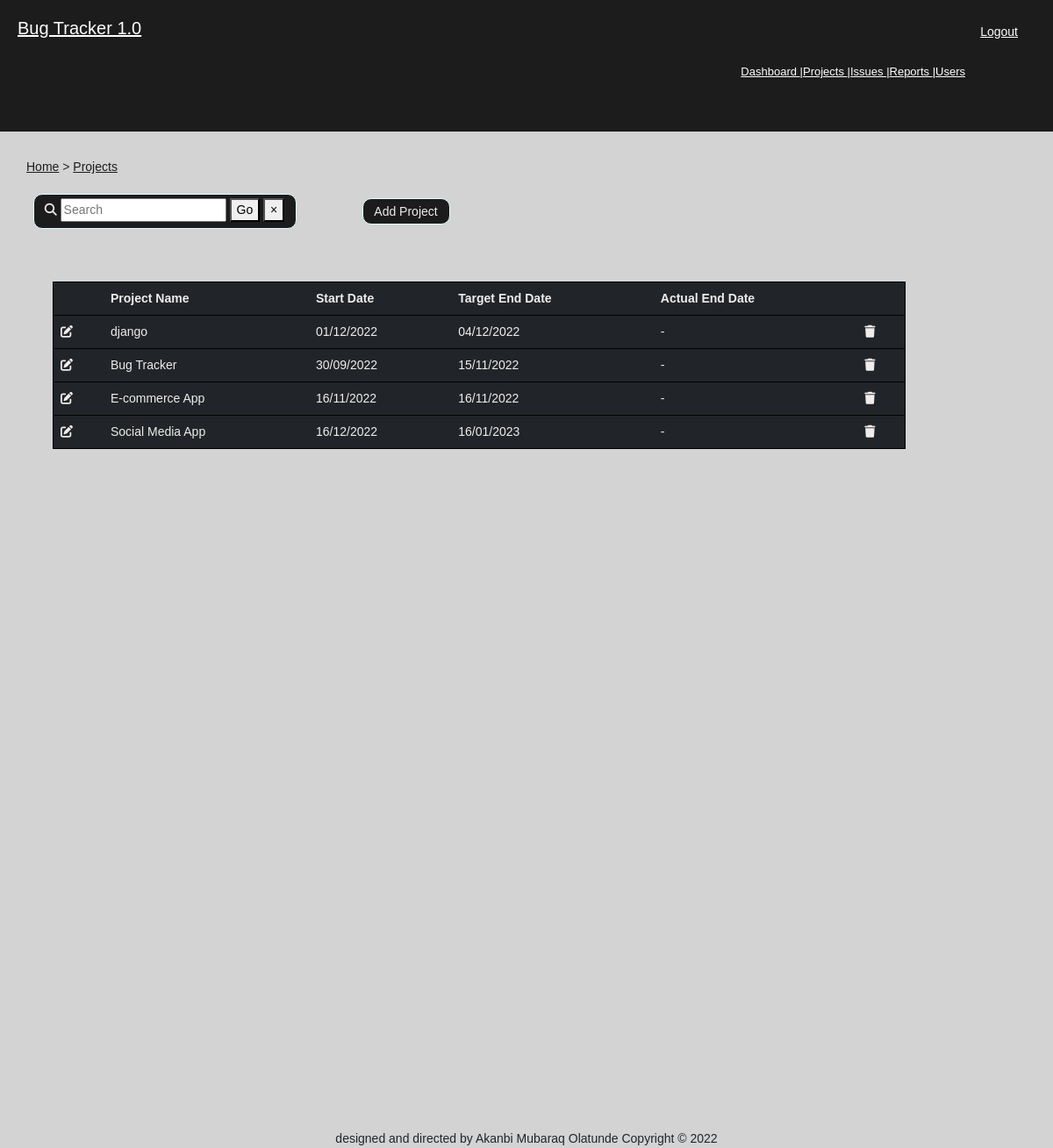
The app's page /projects with its own data.
### main_files/db_models.py (models this page shows, shortened)
class Project(db.Model):
    __table_args__ = {"extend_existing": True}
    """class that defines the fields to store projects info in the database
    """
    project_id = db.Column(db.Integer(), primary_key=True)
    project_name = db.Column(db.String(255), unique=True, nullable=False)
    project_description = db.Column(db.String(3000), nullable=False)
    start_date = db.Column(db.DateTime, nullable=False)
    target_end_date = db.Column(db.DateTime, nullable=False)
    actual_end_date = db.Column(db.DateTime, nullable=True)
    date_created = db.Column(db.DateTime, nullable=False, default=datetime.utcnow())
    date_modified_on = db.Column(db.DateTime, nullable=False, default=datetime.utcnow())
    record_created_by = db.Column(db.String(100), nullable=False, default="admin")
    record_modified_by = db.Column(db.String(100), nullable=False, default="admin")
    @property
    def only_date(self):
        datetime_element = self.target_end_date
        date_element = datetime_element.strftime("%d/%m/%Y")
        return date_element
    @property
    def start_only_date(self):
        datetime_element = self.start_date
        date_element = datetime_element.strftime("%d/%m/%Y")
        return date_element
    @property
    def actual_date(self):
        if self.actual_end_date is None:
            return "-"
        else:
            datetime_element = self.actual_end_date
            date_element = datetime_element.strftime("%d/%m/%Y")
            return date_element

### main_files/all_routes.py (the view, shortened to what this page needs)
@bp.route("/projects", methods=["GET", "POST"])
def projects_page():
    form3 = SearchForm()
    all_projects = Project.query.order_by(Project.date_created.desc()).limit(20)
    searched_projects = Project.query
    return render_template("projects.html", all_projects=all_projects, form3=form3)

### main_files/forms_input.py
class SearchForm(FlaskForm):
    searched = StringField(label="searched")
    Search = SubmitField(label="Search")

class SearchForm2(FlaskForm):
    searched = StringField(label="searched")
    Search = SubmitField(label="Search")

### main_files/all_routes.py (called while the page is built)
@bp.context_processor
def base():
    form3 = SearchForm()
    return dict(form=form3)

@bp.context_processor
def base_user():
    form3 = SearchForm2()
    return dict(form=form3)

@bp.context_processor
def base_issue():
    form = SearchForm3()
    return dict(form=form)

### main_files/templates/projects.html (shortened to what this page needs)
{% extends 'base.html' %}
{% block content %}
<div class="project-items">
    <div class="project-logo">
        <p>
            <a href="{{url_for('main.home_page')}}">Home</a> <span> > </span>
            <a href="{{url_for('main.projects_page')}}">Projects</a>
        </p>
    </div>
    <div class="add-search-projects">
        <div class="search-projects">
            <form method="post" action="{{url_for('main.projects_page')}}">
                <i class="fa-solid fa-magnifying-glass"></i>
                <input type="search" class="project-to-search" name="searched" placeholder="Search" aria-label="Search" >
                <button class="search-submit" type="submit" name="searched">Go</button>
                <a href="{{url_for('main.projects_page')}}"><button type="button" class="m1-2 mb-1 close" aria-label="Close">
                    <span arai-hidden="true">&times;</span>
                </button></a>
            </form>
        </div>
        <div class="add-projects">
            <a href="{{url_for('main.project_details_page')}}"><button class="search-submit" type="submit" name="searched"> Add Project</button></a>
        </div>
    </div>
    <div class="projects-table">
        <table class="table table-hover table-dark">
            <thead>
              <tr>
                <th scope"col"></th>
                <th scope"col">Project Name</th>
                <th scope"col">Start Date</th>
                <th scope"col">Target End Date</th>
                <th scope"col">Actual End Date</th>
                <th scope"col"></th>
              </tr>
            </thead>
            <tbody>
                {% if searched %}
                    {% for items in searched_projects %}
                    <tr>
                        <td><a href="{{url_for('main.edit_projects', project_id=items.project_id)}}"><i class="fa-solid fa-pen-to-square"></i></a></td>
                        <td>{{ items.project_name }}</td>
                        <td>{{ items.start_only_date }}</td>
                        <td>{{ items.only_date }}</td>
                        <td>{{ items.actual_date }}</td>
                        <td><a method="DELETE" href="{{url_for('main.delete_project', project_id=items.project_id)}}"><i class="fa-solid fa-trash"></i></a></td>
                      </tr>
                    {% endfor %}
                {% else %}
                    {% for project in all_projects %}
                    <tr>
                        <td><a href="{{url_for('main.edit_projects', project_id=project.project_id)}}"><i class="fa-solid fa-pen-to-square"></i></a></td>
                        <td>{{ project.project_name }}</td>
                        <td>{{ project.start_only_date }}</td>
                        <td>{{ project.only_date }}</td>
                        <td>{{ project.actual_date }}</td>
                        <td><a method="DELETE" href="{{url_for('main.delete_project', project_id=project.project_id)}}"><i class="fa-solid fa-trash"></i></a></td>
                    </tr>
                    {% endfor %}
                {% endif %}
            </tbody>
        </table>
    </div>
</div>
{% endblock %}

### main_files/templates/base.html (shortened to what this page needs)
<!DOCTYPE html>
<html lang="en">
  <head>
    <link
      href="https://cdn.jsdelivr.net/npm/bootstrap@5.2.1/dist/css/bootstrap.min.css"
      rel="stylesheet"
    />
    <link rel="stylesheet" href="../static/scss/base.css" />
    <link rel="stylesheet" href="../static/scss/home.css" />
    <link rel="stylesheet" href="../static/scss/projects.css" />
    <link rel="stylesheet" href="../static/scss/project-details.css" />
    <link rel="stylesheet" href="../static/scss/users.css" />
    <link rel="stylesheet" href="../static/scss/user-info.css" />
    <link rel="stylesheet" href="../static/scss/issues.css" />
    <link rel="stylesheet" href="../static/scss/issue-details.css" />
    <link rel="stylesheet" href="../static/scss/reports.css" />
    <link rel="stylesheet" href="../static/scss/issue-summary-by-project.css" />
  </head>
  <body>
    <header>
      <div class="base-contain">
        <div class="base-name">
          <a href="{{url_for('main.home_page')}}" class="logout">
            <h5>Bug Tracker 1.0</h5>
          </a>
          <a href="{{url_for('main.logout_page')}}" class="logout"> Logout</a>
        </div>
        <div class="home-sections">
          <a href="{{url_for('main.dashboard_page')}}" class="dashboard"
            >Dashboard <span>|</span></a
          >
          <a href="{{url_for('main.projects_page')}}" class="dashboard">
            Projects <span>|</span></a
          >
          <a href="{{url_for('main.issues_page')}}" class="dashboard">
            Issues <span>|</span></a
          >
          <a href="{{url_for('main.reports_page')}}" class="dashboard">
            Reports <span>|</span></a
          >
          <a href="{{url_for('main.users_page')}}" class="dashboard"> Users</a>
        </div>
      </div>
    </header>
    {% block content %} {% endblock %}
    <footer>
      <p>
        designed and directed by Akanbi Mubaraq Olatunde Copyright &copy; 2022
      </p>
    </footer>
  </body>
</html>

### main_files/static/scss/base.css (style rules this page uses)
* { box-sizing: border-box; }
body { width: 100vw; height: 100vh; overflow-y: scroll; overflow-x: hidden; background: lightgrey; font-family: sans-serif; font-size: 14px; }
.base-contain a { color: white; }
.base-contain { height: 150px; background-color: rgb(29, 28, 28); color: rgb(240, 236, 236); }
.base-name { padding: 20px; display: flex; justify-content: space-between; align-items: center; margin-right: 20px; }
.home-sections { display: flex; justify-content: flex-end; align-items: center; font-size: small; margin-right: 100px; }
footer { position: relative; top: 700px; text-align: center; }

### main_files/static/scss/projects.css (style rules this page uses)
.project-items { margin-top: 30px; }
.project-logo { margin-left: 30px; }
.project-logo a { color: rgb(29, 28, 28); }
.add-search-projects { margin-top: 20px; width: 550px; display: flex; justify-content: space-around; align-items: center; }
.search-projects { width: 300px; height: 40px; border: solid, 1px, lightcyan; background-color: rgb(29, 28, 28); color: rgb(240, 236, 236); border-radius: 10px; display: flex; justify-content: space-around; align-items: center; }
.add-projects button { width: 100px; height: 30px; border: solid, 1px, lightcyan; background-color: rgb(29, 28, 28); color: rgb(240, 236, 236); border-radius: 10px; }
.projects-table { margin: 50px; padding: 10px; }
.projects-table table, thead, tr { width: 90%; border: 1px solid black; border-radius: 5px; color: rgb(240, 236, 236); background-color: rgb(29, 28, 28); }
td a { color: rgb(240, 236, 236); }

### main_files/static/scss/reports.css (style rules this page uses)
a { color: rgb(34, 34, 34); }

### records on screen
Project: project_name "django", start_only_date "01/12/2022", only_date "04/12/2022", actual_date "-"
Project: project_name "Bug Tracker", start_only_date "30/09/2022", only_date "15/11/2022", actual_date "-"
Project: project_name "E-commerce App", start_only_date "16/11/2022", only_date "16/11/2022", actual_date "-"
Project: project_name "Social Media App", start_only_date "16/12/2022", only_date "16/01/2023", actual_date "-"
